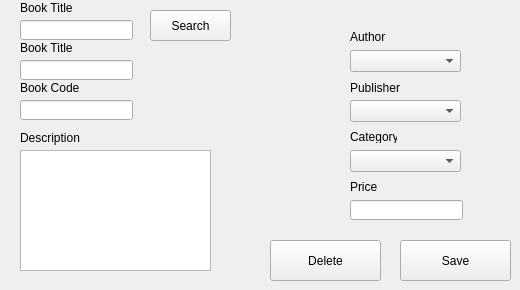
      <widget class="QWidget" name="tab_6">
       <attribute name="title">
        <string>Edit/Delete</string>
       </attribute>
       <widget class="QLabel" name="label_10">
        <property name="geometry">
         <rect>
          <x>20</x>
          <y>0</y>
          <width>61</width>
          <height>16</height>
         </rect>
        </property>
        <property name="text">
         <string>Book Title</string>
        </property>
       </widget>
       <widget class="QLabel" name="label_11">
        <property name="geometry">
         <rect>
          <x>350</x>
          <y>80</y>
          <width>61</width>
          <height>16</height>
         </rect>
        </property>
        <property name="text">
         <string>Publisher</string>
        </property>
       </widget>
       <widget class="QLabel" name="label_12">
        <property name="geometry">
         <rect>
          <x>20</x>
          <y>80</y>
          <width>61</width>
          <height>16</height>
         </rect>
        </property>
        <property name="text">
         <string>Book Code</string>
        </property>
       </widget>
       <widget class="QLineEdit" name="lineEdit_7">
        <property name="geometry">
         <rect>
          <x>20</x>
          <y>100</y>
          <width>113</width>
          <height>20</height>
         </rect>
        </property>
       </widget>
       <widget class="QLabel" name="label_13">
        <property name="geometry">
         <rect>
          <x>350</x>
          <y>180</y>
          <width>47</width>
          <height>13</height>
         </rect>
        </property>
        <property name="text">
         <string>Price</string>
        </property>
       </widget>
       <widget class="QLabel" name="label_14">
        <property name="geometry">
         <rect>
          <x>350</x>
          <y>130</y>
          <width>47</width>
          <height>13</height>
         </rect>
        </property>
        <property name="text">
         <string>Category</string>
        </property>
       </widget>
       <widget class="QLineEdit" name="lineEdit_8">
        <property name="geometry">
         <rect>
          <x>20</x>
          <y>20</y>
          <width>113</width>
          <height>20</height>
         </rect>
        </property>
       </widget>
       <widget class="QLabel" name="label_15">
        <property name="geometry">
         <rect>
          <x>350</x>
          <y>30</y>
          <width>47</width>
          <height>13</height>
         </rect>
        </property>
        <property name="text">
         <string>Author</string>
        </property>
       </widget>
       <widget class="QLineEdit" name="lineEdit_9">
        <property name="geometry">
         <rect>
          <x>350</x>
          <y>200</y>
          <width>113</width>
          <height>20</height>
         </rect>
        </property>
       </widget>
       <widget class="QLabel" name="label_16">
        <property name="geometry">
         <rect>
          <x>20</x>
          <y>130</y>
          <width>71</width>
          <height>16</height>
         </rect>
        </property>
        <property name="text">
         <string>Description</string>
        </property>
       </widget>
       <widget class="QComboBox" name="comboBox_4">
        <property name="geometry">
         <rect>
          <x>350</x>
          <y>150</y>
          <width>111</width>
          <height>22</height>
         </rect>
        </property>
       </widget>
       <widget class="QPushButton" name="pushButton_7">
        <property name="geometry">
         <rect>
          <x>150</x>
          <y>10</y>
          <width>81</width>
          <height>31</height>
         </rect>
        </property>
        <property name="text">
         <string>Search</string>
        </property>
       </widget>
       <widget class="QPushButton" name="pushButton_9">
        <property name="geometry">
         <rect>
          <x>270</x>
          <y>240</y>
          <width>111</width>
          <height>41</height>
         </rect>
        </property>
        <property name="text">
         <string>Delete</string>
        </property>
       </widget>
       <widget class="QPushButton" name="pushButton_10">
        <property name="geometry">
         <rect>
          <x>400</x>
          <y>240</y>
          <width>111</width>
          <height>41</height>
         </rect>
        </property>
        <property name="text">
         <string>Save</string>
        </property>
       </widget>
       <widget class="QLabel" name="label_28">
        <property name="geometry">
         <rect>
          <x>20</x>
          <y>40</y>
          <width>61</width>
          <height>16</height>
         </rect>
        </property>
        <property name="text">
         <string>Book Title</string>
        </property>
       </widget>
       <widget class="QLineEdit" name="lineEdit_22">
        <property name="geometry">
         <rect>
          <x>20</x>
          <y>60</y>
          <width>113</width>
          <height>20</height>
         </rect>
        </property>
       </widget>
       <widget class="QComboBox" name="comboBox_11">
        <property name="geometry">
         <rect>
          <x>350</x>
          <y>50</y>
          <width>111</width>
          <height>22</height>
         </rect>
        </property>
       </widget>
       <widget class="QComboBox" name="comboBox_12">
        <property name="geometry">
         <rect>
          <x>350</x>
          <y>100</y>
          <width>111</width>
          <height>22</height>
         </rect>
        </property>
       </widget>
       <widget class="QTextEdit" name="textEdit_3">
        <property name="geometry">
         <rect>
          <x>20</x>
          <y>150</y>
          <width>191</width>
          <height>121</height>
         </rect>
        </property>
       </widget>
      </widget>
